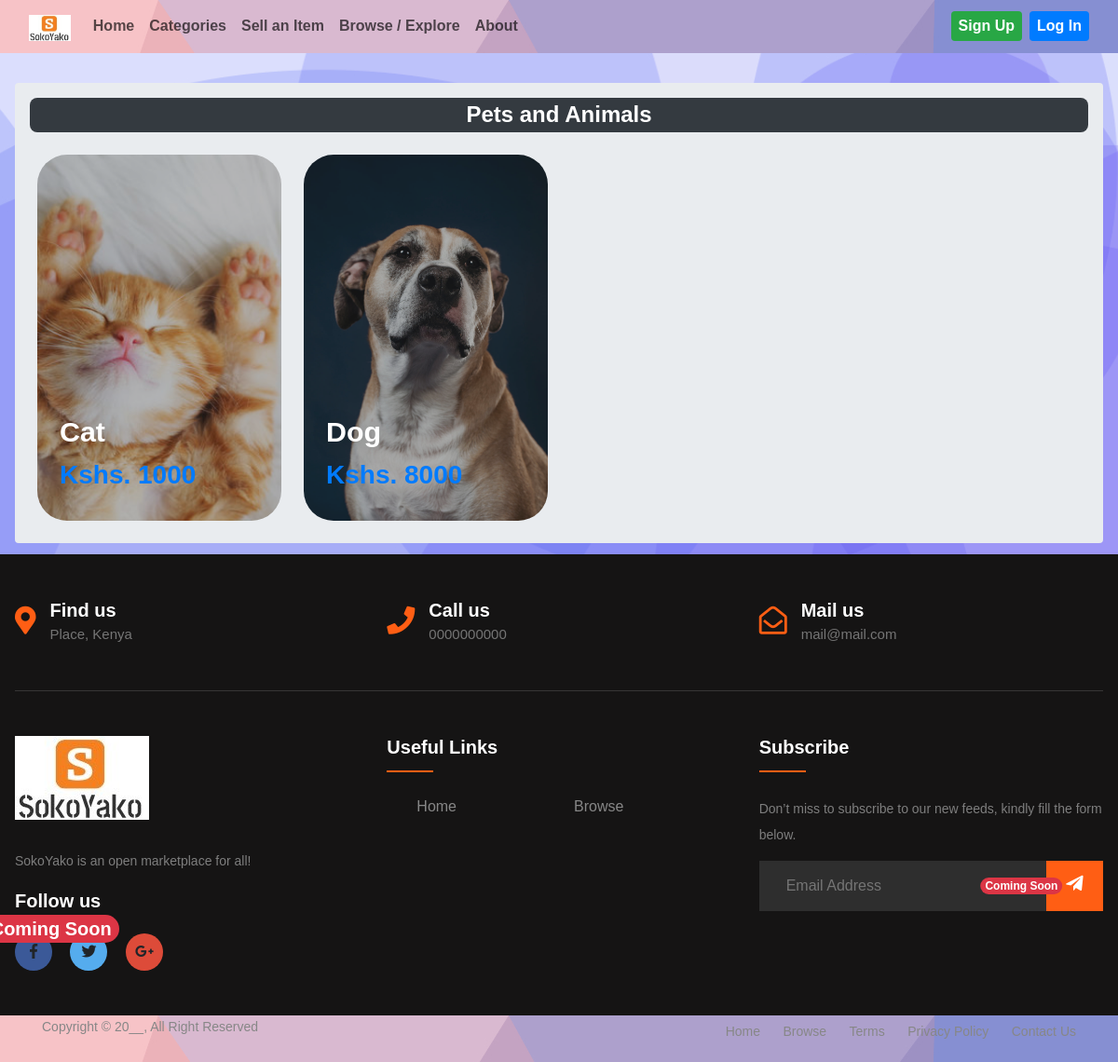
/items/category/14/, run on the app's committed database.
### item/models.py (models this page shows, shortened)
class Category(models.Model):
    name = models.CharField(max_length=200)
    cat_image = models.ImageField(upload_to='category_images', blank=True, null=True)
    class Meta:
        ordering = ('name',)
        verbose_name_plural = "Categories"

class Item(models.Model):
    category = models.ForeignKey(Category, related_name='items', on_delete=models.CASCADE)
    name = models.CharField(max_length=200)
    quantity = models.PositiveIntegerField(blank=True, null=True)
    description = models.TextField(blank=True, null=True)
    price = models.IntegerField()
    image = models.ImageField(upload_to='item_images', blank=True, null=True)
    is_sold = models.BooleanField(default=False)
    is_featured = models.BooleanField(default=False)
    created_by = models.ForeignKey(User, related_name='items', on_delete=models.CASCADE)
    created_at = models.DateTimeField(auto_now_add=True)

### item/views.py (the view)
# urls.py: path('category/<int:category_id>/', views.items_by_category, name='items_by_category'),
def items_by_category(request, category_id):
    category = get_object_or_404(Category, pk=category_id)
    if request.user.is_authenticated:
        try:
            contact_card = ContactCard.objects.get(user=request.user)
        except ContactCard.DoesNotExist:
            contact_card = None
    else:
        contact_card = None
    items = Item.objects.filter(category=category)
    return render(request, 'items_by_category.html', {
        'category': category,
        'items': items,
        'contact_card': contact_card
    })

### item/templates/items_by_category.html (shortened to what this page needs)
{% extends 'layout.html' %}
{% load static %}
{% block data %}
    <div class="container-fluid p-2 clearfix">
        <div class="mt-4 mb-1 mx-2 p-3 bg-body-secondary rounded">
            <h2 class="mb-3 fs-3 text-center text-white fs-4 fw-bolder bg-dark p-1 rounded-3">{{ category.name }}</h2>
            <div class="simpcard-grid p-2">
                {% for item in items %}
                    <a class="simpcard rounded-5" href="{% url 'item:detail' item.id %}">
                        <div class="simpcard__background rounded-5" style="background-image: url('{{ item.image.url }}')"></div>
                        <div class="card__content">
                            <h3 class="card__heading text-capitalize text-white fw-bolder">{{ item.name }}</h3>
                            <h3 class="fw-bolder">Kshs. {{ item.price }}</h3>
                        </div>
                    </a>
                {% endfor %}
            </div>
        </div>
    </div>
{% endblock %}

### static/css/styles.css (style rules this page uses)
body { min-height: 100vh; background-size: cover; background-position: center; font-family: "Trebuchet MS",sans-serif; height: auto; }
:root { --background-dark: #2d3548; --text-light: rgba(255, 255, 255, 0.6); --text-lighter: rgba(255, 255, 255, 0.9); --spacing-s: 8px; --spacing-m: 16px; --spacing-l: 24px; --spacing-xl: 32px; --spacing-xxl: 64px; --width-container: 1200px; }
* { border: 0; margin: 0; padding: 0; box-sizing: border-box; }
.card__content { left: 0; padding: var(--spacing-l); position: absolute; bottom: 0; }
.card__heading { color: var(--text-lighter); font-size: 1.9rem; text-shadow: 2px 2px 20px rgba(0, 0, 0, 0.2); line-height: 1.4; word-spacing: 100vw; }
.simpcard-grid { display: grid; grid-template-columns: repeat(1, 1fr); grid-column-gap: var(--spacing-l); grid-row-gap: var(--spacing-l); max-width: var(--width-container); width: 100%; }
@media (min-width: 540px) { .simpcard-grid { grid-template-columns: repeat(2, 1fr); } }
@media (min-width: 960px) { .simpcard-grid { grid-template-columns: repeat(4, 1fr); } }
.simpcard { list-style: none; position: relative; content: ""; display: block; padding-bottom: 150%; width: 100%; }
.simpcard__background { -webkit-background-size: cover; background-position: center; border-radius: var(--spacing-l); bottom: 0; filter: brightness(0.75) saturate(1.2) contrast(0.85); left: 0; position: absolute; right: 0; top: 0; transform-origin: center; transform: scale(1) translateZ(0); transition: filter 200ms linear, transform 200ms linear; }

### data on the page
Category: name "Pets and Animals"
Item: image (picture), name "Cat", price "1000"
Item: image (picture), name "Dog", price "8000"
